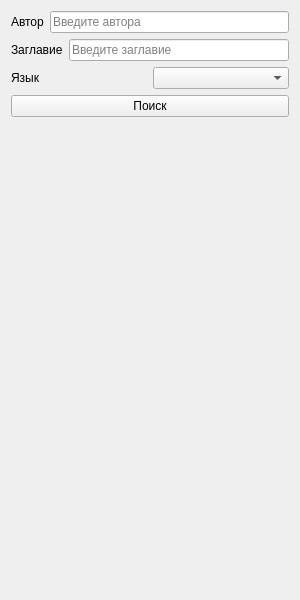
<?xml version="1.0" encoding="UTF-8"?>
<ui version="4.0">
 <class>Form</class>
 <widget class="QWidget" name="Form">
  <property name="geometry">
   <rect>
    <x>0</x>
    <y>0</y>
    <width>300</width>
    <height>600</height>
   </rect>
  </property>
  <property name="windowTitle">
   <string>Form</string>
  </property>
  <layout class="QVBoxLayout" name="verticalLayout">
   <item>
    <layout class="QHBoxLayout" name="horizontalLayout">
     <item>
      <widget class="QLabel" name="label">
       <property name="text">
        <string>Автор</string>
       </property>
      </widget>
     </item>
     <item>
      <widget class="QLineEdit" name="lineEdit">
       <property name="placeholderText">
        <string>Введите автора</string>
       </property>
      </widget>
     </item>
    </layout>
   </item>
   <item>
    <layout class="QHBoxLayout" name="horizontalLayout_2">
     <item>
      <widget class="QLabel" name="label_2">
       <property name="text">
        <string>Заглавие</string>
       </property>
      </widget>
     </item>
     <item>
      <widget class="QLineEdit" name="lineEdit_2">
       <property name="text">
        <string/>
       </property>
       <property name="placeholderText">
        <string>Введите заглавие</string>
       </property>
      </widget>
     </item>
    </layout>
   </item>
   <item>
    <layout class="QHBoxLayout" name="horizontalLayout_3">
     <item>
      <widget class="QLabel" name="label_3">
       <property name="text">
        <string>Язык</string>
       </property>
      </widget>
     </item>
     <item>
      <widget class="QComboBox" name="comboBox">
       <property name="placeholderText">
        <string>Выберите язык</string>
       </property>
      </widget>
     </item>
    </layout>
   </item>
   <item>
    <layout class="QHBoxLayout" name="horizontalLayout_4"/>
   </item>
   <item>
    <widget class="QPushButton" name="pushButton">
     <property name="text">
      <string>Поиск</string>
     </property>
    </widget>
   </item>
   <item>
    <spacer name="verticalSpacer">
     <property name="orientation">
      <enum>Qt::Vertical</enum>
     </property>
     <property name="sizeHint" stdset="0">
      <size>
       <width>20</width>
       <height>410</height>
      </size>
     </property>
    </spacer>
   </item>
  </layout>
 </widget>
 <resources/>
 <connections/>
</ui>
